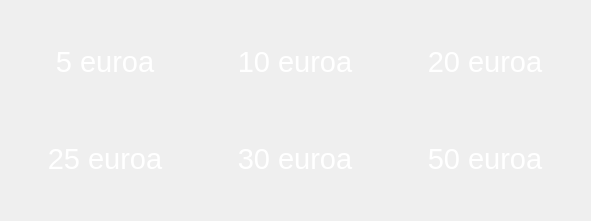
     <widget class="QWidget" name="gridLayoutWidget_2">
      <property name="geometry">
       <rect>
        <x>90</x>
        <y>510</y>
        <width>591</width>
        <height>221</height>
       </rect>
      </property>
      <layout class="QGridLayout" name="gridLayout_3">
       <item row="0" column="2">
        <widget class="QPushButton" name="Nosto_20_euroa">
         <property name="minimumSize">
          <size>
           <width>180</width>
           <height>80</height>
          </size>
         </property>
         <property name="maximumSize">
          <size>
           <width>180</width>
           <height>80</height>
          </size>
         </property>
         <property name="font">
          <font>
           <pointsize>22</pointsize>
          </font>
         </property>
         <property name="cursor">
          <cursorShape>PointingHandCursor</cursorShape>
         </property>
         <property name="focusPolicy">
          <enum>Qt::NoFocus</enum>
         </property>
         <property name="styleSheet">
          <string notr="true">QPushButton{
	border-image: url(:/buttontausta.png);
	background-color: transparent;
	color: rgb(255, 255, 255);
	background: none;
	border: none;
	background-repeat: none;
	selection-color: rgb(0, 0, 0);
}
QPushButton:pressed{
	border-image: url(:/buttonpainettu.png);
	background-color: transparent;
	color: rgb(255, 255, 255);
	background: none;
	border: none;
	background-repeat: none;
	selection-color: rgb(0, 0, 0);
}</string>
         </property>
         <property name="text">
          <string>20 euroa</string>
         </property>
        </widget>
       </item>
       <item row="0" column="0">
        <widget class="QPushButton" name="Nosto_5_euroa">
         <property name="minimumSize">
          <size>
           <width>180</width>
           <height>80</height>
          </size>
         </property>
         <property name="maximumSize">
          <size>
           <width>180</width>
           <height>80</height>
          </size>
         </property>
         <property name="font">
          <font>
           <pointsize>22</pointsize>
          </font>
         </property>
         <property name="cursor">
          <cursorShape>PointingHandCursor</cursorShape>
         </property>
         <property name="focusPolicy">
          <enum>Qt::NoFocus</enum>
         </property>
         <property name="styleSheet">
          <string notr="true">QPushButton{
	border-image: url(:/buttontausta.png);
	background-color: transparent;
	color: rgb(255, 255, 255);
	background: none;
	border: none;
	background-repeat: none;
	selection-color: rgb(0, 0, 0);
}
QPushButton:pressed{
	border-image: url(:/buttonpainettu.png);
	background-color: transparent;
	color: rgb(255, 255, 255);
	background: none;
	border: none;
	background-repeat: none;
	selection-color: rgb(0, 0, 0);
}</string>
         </property>
         <property name="text">
          <string>5 euroa</string>
         </property>
        </widget>
       </item>
       <item row="0" column="1">
        <widget class="QPushButton" name="Nosto_10_euroa">
         <property name="minimumSize">
          <size>
           <width>180</width>
           <height>80</height>
          </size>
         </property>
         <property name="maximumSize">
          <size>
           <width>180</width>
           <height>80</height>
          </size>
         </property>
         <property name="font">
          <font>
           <pointsize>22</pointsize>
          </font>
         </property>
         <property name="cursor">
          <cursorShape>PointingHandCursor</cursorShape>
         </property>
         <property name="focusPolicy">
          <enum>Qt::NoFocus</enum>
         </property>
         <property name="styleSheet">
          <string notr="true">QPushButton{
	border-image: url(:/buttontausta.png);
	background-color: transparent;
	color: rgb(255, 255, 255);
	background: none;
	border: none;
	background-repeat: none;
	selection-color: rgb(0, 0, 0);
}
QPushButton:pressed{
	border-image: url(:/buttonpainettu.png);
	background-color: transparent;
	color: rgb(255, 255, 255);
	background: none;
	border: none;
	background-repeat: none;
	selection-color: rgb(0, 0, 0);
}</string>
         </property>
         <property name="text">
          <string>10 euroa</string>
         </property>
        </widget>
       </item>
       <item row="1" column="0">
        <widget class="QPushButton" name="Nosto_25_euroa">
         <property name="minimumSize">
          <size>
           <width>180</width>
           <height>80</height>
          </size>
         </property>
         <property name="maximumSize">
          <size>
           <width>180</width>
           <height>80</height>
          </size>
         </property>
         <property name="font">
          <font>
           <pointsize>22</pointsize>
          </font>
         </property>
         <property name="cursor">
          <cursorShape>PointingHandCursor</cursorShape>
         </property>
         <property name="focusPolicy">
          <enum>Qt::NoFocus</enum>
         </property>
         <property name="styleSheet">
          <string notr="true">QPushButton{
	border-image: url(:/buttontausta.png);
	background-color: transparent;
	color: rgb(255, 255, 255);
	background: none;
	border: none;
	background-repeat: none;
	selection-color: rgb(0, 0, 0);
}
QPushButton:pressed{
	border-image: url(:/buttonpainettu.png);
	background-color: transparent;
	color: rgb(255, 255, 255);
	background: none;
	border: none;
	background-repeat: none;
	selection-color: rgb(0, 0, 0);
}</string>
         </property>
         <property name="text">
          <string>25 euroa</string>
         </property>
        </widget>
       </item>
       <item row="1" column="1">
        <widget class="QPushButton" name="Nosto_30_euroa">
         <property name="minimumSize">
          <size>
           <width>180</width>
           <height>80</height>
          </size>
         </property>
         <property name="maximumSize">
          <size>
           <width>180</width>
           <height>80</height>
          </size>
         </property>
         <property name="font">
          <font>
           <pointsize>22</pointsize>
          </font>
         </property>
         <property name="cursor">
          <cursorShape>PointingHandCursor</cursorShape>
         </property>
         <property name="focusPolicy">
          <enum>Qt::NoFocus</enum>
         </property>
         <property name="styleSheet">
          <string notr="true">QPushButton{
	border-image: url(:/buttontausta.png);
	background-color: transparent;
	color: rgb(255, 255, 255);
	background: none;
	border: none;
	background-repeat: none;
	selection-color: rgb(0, 0, 0);
}
QPushButton:pressed{
	border-image: url(:/buttonpainettu.png);
	background-color: transparent;
	color: rgb(255, 255, 255);
	background: none;
	border: none;
	background-repeat: none;
	selection-color: rgb(0, 0, 0);
}</string>
         </property>
         <property name="text">
          <string>30 euroa</string>
         </property>
        </widget>
       </item>
       <item row="1" column="2">
        <widget class="QPushButton" name="Nosto_50_euroa">
         <property name="minimumSize">
          <size>
           <width>180</width>
           <height>80</height>
          </size>
         </property>
         <property name="maximumSize">
          <size>
           <width>180</width>
           <height>80</height>
          </size>
         </property>
         <property name="font">
          <font>
           <pointsize>22</pointsize>
          </font>
         </property>
         <property name="cursor">
          <cursorShape>PointingHandCursor</cursorShape>
         </property>
         <property name="focusPolicy">
          <enum>Qt::NoFocus</enum>
         </property>
         <property name="styleSheet">
          <string notr="true">QPushButton{
	border-image: url(:/buttontausta.png);
	background-color: transparent;
	color: rgb(255, 255, 255);
	background: none;
	border: none;
	background-repeat: none;
	selection-color: rgb(0, 0, 0);
}
QPushButton:pressed{
	border-image: url(:/buttonpainettu.png);
	background-color: transparent;
	color: rgb(255, 255, 255);
	background: none;
	border: none;
	background-repeat: none;
	selection-color: rgb(0, 0, 0);
}</string>
         </property>
         <property name="text">
          <string>50 euroa</string>
         </property>
        </widget>
       </item>
      </layout>
     </widget>
